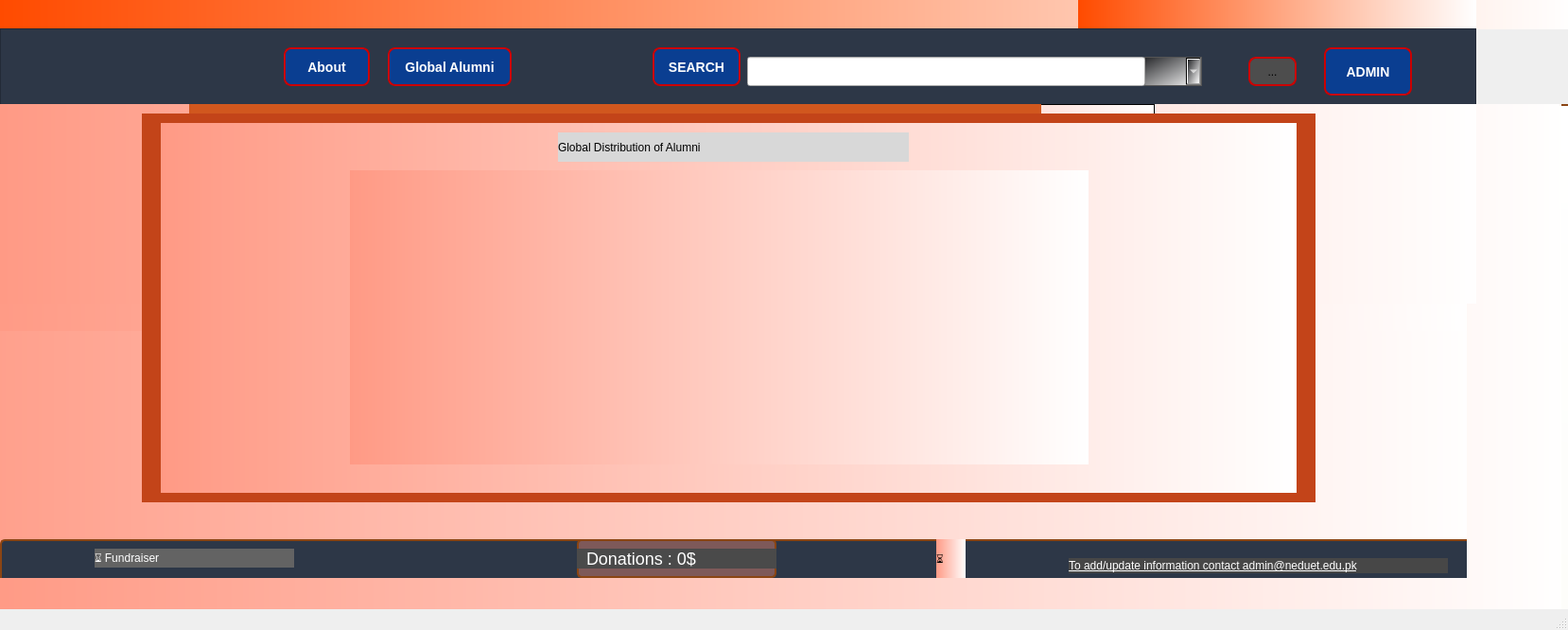
<?xml version="1.0" encoding="UTF-8"?>
<ui version="4.0">
 <class>MainWindow</class>
 <widget class="QMainWindow" name="MainWindow">
  <property name="geometry">
   <rect>
    <x>0</x>
    <y>0</y>
    <width>1658</width>
    <height>666</height>
   </rect>
  </property>
  <property name="windowTitle">
   <string>MainWindow</string>
  </property>
  <property name="autoFillBackground">
   <bool>false</bool>
  </property>
  <property name="styleSheet">
   <string notr="true">QMainWindow {
    background: qlineargradient(x1: 0, y1: 0, x2: 1, y2: 1,
                                stop: 0 #FFF8DC, stop: 1 #F5DEB3);
}</string>
  </property>
  <widget class="QWidget" name="centralwidget">
   <widget class="QFrame" name="frame_2">
    <property name="geometry">
     <rect>
      <x>-10</x>
      <y>110</y>
      <width>1731</width>
      <height>1011</height>
     </rect>
    </property>
    <property name="styleSheet">
     <string notr="true">QWidget#frame_2 {;
	
	background-color: qconicalgradient(cx:0.005, cy:0, angle:0, stop:0 rgba(226, 227, 193, 255), stop:1 rgba(255, 255, 255, 255));
    /* Solid color (creme) */
    border: 2px solid #8B4513; /* Border color and width */
    border-radius: 5px; /* Rounded corners */
}</string>
    </property>
    <property name="frameShape">
     <enum>QFrame::Shape::StyledPanel</enum>
    </property>
    <property name="frameShadow">
     <enum>QFrame::Shadow::Raised</enum>
    </property>
    <widget class="QWidget" name="widget_4" native="true">
     <property name="geometry">
      <rect>
       <x>0</x>
       <y>0</y>
       <width>1661</width>
       <height>591</height>
      </rect>
     </property>
     <property name="styleSheet">
      <string notr="true">background-color: qlineargradient(spread:pad, x1:0, y1:1, x2:1, y2:1, stop:0 rgba(255, 154, 133, 255), stop:1 rgba(255, 255, 255, 255));</string>
     </property>
     <widget class="QListWidget" name="listWidget">
      <property name="geometry">
       <rect>
        <x>800</x>
        <y>0</y>
        <width>431</width>
        <height>192</height>
       </rect>
      </property>
     </widget>
     <widget class="QWidget" name="widget_5" native="true">
      <property name="geometry">
       <rect>
        <x>0</x>
        <y>210</y>
        <width>1561</width>
        <height>291</height>
       </rect>
      </property>
      <widget class="QFrame" name="frame_3">
       <property name="geometry">
        <rect>
         <x>10</x>
         <y>250</y>
         <width>1561</width>
         <height>111</height>
        </rect>
       </property>
       <property name="styleSheet">
        <string notr="true">QWidget#frame_3 {
     /* Solid color (creme) */
	background-color: #2D3747;
    border: 2px solid #8B4513; /* Border color and width */
    border-radius: 5px; }/* Rounded corners */
</string>
       </property>
       <property name="frameShape">
        <enum>QFrame::Shape::StyledPanel</enum>
       </property>
       <property name="frameShadow">
        <enum>QFrame::Shadow::Raised</enum>
       </property>
       <widget class="QLabel" name="label_6">
        <property name="geometry">
         <rect>
          <x>990</x>
          <y>0</y>
          <width>31</width>
          <height>41</height>
         </rect>
        </property>
        <property name="styleSheet">
         <string notr="true">QLabel{font: 18pt &quot;Segoe UI&quot;};
background-color: rgb(75, 75, 75);</string>
        </property>
        <property name="text">
         <string>⏳</string>
        </property>
       </widget>
       <widget class="QLabel" name="label_7">
        <property name="geometry">
         <rect>
          <x>100</x>
          <y>10</y>
          <width>211</width>
          <height>20</height>
         </rect>
        </property>
        <property name="styleSheet">
         <string notr="true">QLabel#label_7 {
	background-color: rgb(99, 99, 99);
	
	font: 16pt &quot;Stencil&quot;;
	
	
    
    color: white; /* Text color */
}
</string>
        </property>
        <property name="text">
         <string>⌛ Fundraiser</string>
        </property>
       </widget>
       <widget class="QWidget" name="widget" native="true">
        <property name="geometry">
         <rect>
          <x>610</x>
          <y>0</y>
          <width>211</width>
          <height>41</height>
         </rect>
        </property>
        <property name="styleSheet">
         <string notr="true">QWidget#widget {
    background: #7e5959; /* White background */
    border: 2px solid #8B4513; /* Border color and width */
    border-radius: 5px; /* Rounded corners */
}</string>
        </property>
        <widget class="QLabel" name="label_8">
         <property name="geometry">
          <rect>
           <x>0</x>
           <y>10</y>
           <width>211</width>
           <height>21</height>
          </rect>
         </property>
         <property name="styleSheet">
          <string notr="true">QLabel#label_8 {
	background-color: rgb(74, 74, 74);
	font: 700 18pt &quot;Source Code Pro&quot;;
    font-size: 18px; /* Font size */
    color: white; /* Text color */
}</string>
         </property>
         <property name="text">
          <string>  Donations : 0$</string>
         </property>
        </widget>
       </widget>
       <widget class="QLabel" name="label_3">
        <property name="geometry">
         <rect>
          <x>1130</x>
          <y>20</y>
          <width>401</width>
          <height>16</height>
         </rect>
        </property>
        <property name="styleSheet">
         <string notr="true">color: rgb(255, 255, 255);
background-color: rgb(71, 71, 71);
text-decoration: underline;
font: 9pt &quot;Segoe UI&quot;;</string>
        </property>
        <property name="text">
         <string>To add/update information contact admin@neduet.edu.pk</string>
        </property>
       </widget>
      </widget>
      <widget class="QLabel" name="label_9">
       <property name="geometry">
        <rect>
         <x>-90</x>
         <y>30</y>
         <width>1661</width>
         <height>221</height>
        </rect>
       </property>
       <property name="text">
        <string/>
       </property>
       <property name="pixmap">
        <pixmap>image.png</pixmap>
       </property>
       <property name="scaledContents">
        <bool>true</bool>
       </property>
      </widget>
      <zorder>label_9</zorder>
      <zorder>frame_3</zorder>
     </widget>
     <widget class="QLabel" name="imagelabel1">
      <property name="geometry">
       <rect>
        <x>10</x>
        <y>0</y>
        <width>1561</width>
        <height>211</height>
       </rect>
      </property>
      <property name="text">
       <string/>
      </property>
      <property name="pixmap">
       <pixmap>image-1-.png</pixmap>
      </property>
      <property name="scaledContents">
       <bool>true</bool>
      </property>
     </widget>
     <widget class="QWidget" name="widget_3" native="true">
      <property name="geometry">
       <rect>
        <x>210</x>
        <y>0</y>
        <width>901</width>
        <height>371</height>
       </rect>
      </property>
      <property name="styleSheet">
       <string notr="true">background-color: rgb(209, 87, 30);</string>
      </property>
      <widget class="QLabel" name="label_10">
       <property name="geometry">
        <rect>
         <x>10</x>
         <y>10</y>
         <width>881</width>
         <height>351</height>
        </rect>
       </property>
       <property name="styleSheet">
        <string notr="true">background-color: qlineargradient(spread:pad, x1:0, y1:1, x2:1, y2:1, stop:0 rgba(255, 154, 133, 255), stop:1 rgba(255, 255, 255, 255));
font: 11pt &quot;Segoe UI&quot;;</string>
       </property>
       <property name="text">
        <string>&lt;html&gt;&lt;head/&gt;&lt;body&gt;&lt;p align=&quot;center&quot;&gt;&lt;span style=&quot; font-family:'Verdana'; font-weight:700; color:#4c4c4c; background-color:#f0eee4;&quot;&gt;Introduction:&lt;/span&gt;&lt;/p&gt;&lt;p align=&quot;center&quot;&gt;&lt;span style=&quot; font-family:'arial'; color:#4c4c4c; background-color:#f0eee4;&quot;&gt;The NED University Alumni Network (NEDAN) was formed in 2004 as a network for encouraging the&lt;br/&gt;promotion of alumni related activities.This forum enables graduates of the former College as well &lt;br/&gt;as of the University to initiate their support and activities related to student welfare academics and&lt;br/&gt;research. The NEDIAN activities have since been extended to focus on alumni relations and their&lt;br/&gt;efforts in thesupport ofthe University. Alumni interest and goodwill has been encouraged throughout,&lt;br/&gt;thus resulting in the development of intellectual and emotional ties between the members and their&lt;br/&gt;University. However, the present setup now requires to be formalized and strengthened in order to&lt;br/&gt;ensure the success of the activities of alumni in different parts of the world, and specifically in the&lt;br/&gt;Western region&lt;/span&gt;&lt;/p&gt;&lt;p align=&quot;center&quot;&gt;&lt;span style=&quot; font-family:'arial'; color:#4c4c4c; background-color:#f0eee4;&quot;&gt;The Alumni Office working directly under the supervision of the Pro-Vice Chancellor will provide a&lt;br/&gt;range of benefits and services to the alumni;while also serving as a means to facilitate and enhance&lt;br/&gt;the interactions among the alumni. The Office intends to bring all Alumni activities under one&lt;br/&gt;umbrella by expanding its scope to all former students and individuals associated with the NED&lt;br/&gt;University/College and connecting them with the aim of ensuring and enabling the promotion of effective &lt;br/&gt;relationships amongst its members.&lt;/span&gt;&lt;/p&gt;&lt;/body&gt;&lt;/html&gt;</string>
       </property>
      </widget>
     </widget>
     <widget class="QWidget" name="widget_6" native="true">
      <property name="geometry">
       <rect>
        <x>160</x>
        <y>10</y>
        <width>1241</width>
        <height>411</height>
       </rect>
      </property>
      <property name="styleSheet">
       <string notr="true">background-color: rgb(195, 68, 25);</string>
      </property>
      <widget class="QWidget" name="widget_7" native="true">
       <property name="geometry">
        <rect>
         <x>20</x>
         <y>10</y>
         <width>1201</width>
         <height>391</height>
        </rect>
       </property>
       <property name="styleSheet">
        <string notr="true">background-color: qlineargradient(spread:pad, x1:0, y1:1, x2:1, y2:1, stop:0 rgba(255, 154, 133, 255), stop:1 rgba(255, 255, 255, 255));</string>
       </property>
       <widget class="QLabel" name="label">
        <property name="geometry">
         <rect>
          <x>200</x>
          <y>50</y>
          <width>781</width>
          <height>311</height>
         </rect>
        </property>
        <property name="text">
         <string/>
        </property>
        <property name="pixmap">
         <pixmap>map2.jpg</pixmap>
        </property>
        <property name="scaledContents">
         <bool>true</bool>
        </property>
       </widget>
       <widget class="QLabel" name="label_11">
        <property name="geometry">
         <rect>
          <x>420</x>
          <y>10</y>
          <width>371</width>
          <height>31</height>
         </rect>
        </property>
        <property name="styleSheet">
         <string notr="true">background-color: rgb(216, 216, 216);
font: 600 16pt &quot;Segoe UI&quot;;</string>
        </property>
        <property name="text">
         <string>Global Distribution of Alumni</string>
        </property>
       </widget>
      </widget>
     </widget>
     <zorder>widget_5</zorder>
     <zorder>imagelabel1</zorder>
     <zorder>listWidget</zorder>
     <zorder>widget_3</zorder>
     <zorder>widget_6</zorder>
    </widget>
   </widget>
   <widget class="QWidget" name="widget_2" native="true">
    <property name="geometry">
     <rect>
      <x>0</x>
      <y>0</y>
      <width>1661</width>
      <height>31</height>
     </rect>
    </property>
    <property name="styleSheet">
     <string notr="true">background-color: qlineargradient(spread:pad, x1:0, y1:1, x2:1, y2:1, stop:0 rgba(255, 75, 0, 255), stop:1 rgba(255, 255, 255, 255));


</string>
    </property>
    <widget class="QLabel" name="label_5">
     <property name="geometry">
      <rect>
       <x>1140</x>
       <y>0</y>
       <width>421</width>
       <height>31</height>
      </rect>
     </property>
     <property name="text">
      <string/>
     </property>
     <property name="pixmap">
      <pixmap>orange.jpg</pixmap>
     </property>
    </widget>
   </widget>
   <widget class="QFrame" name="frame">
    <property name="geometry">
     <rect>
      <x>0</x>
      <y>30</y>
      <width>1561</width>
      <height>81</height>
     </rect>
    </property>
    <property name="styleSheet">
     <string notr="true">QWidget#frame {
	background-color:#2D3747;

    ; /* Solid color (creme) */
/* Rounded corners */
}
</string>
    </property>
    <property name="frameShape">
     <enum>QFrame::Shape::StyledPanel</enum>
    </property>
    <property name="frameShadow">
     <enum>QFrame::Shadow::Raised</enum>
    </property>
    <widget class="QLabel" name="label_2">
     <property name="geometry">
      <rect>
       <x>20</x>
       <y>0</y>
       <width>81</width>
       <height>81</height>
      </rect>
     </property>
     <property name="text">
      <string/>
     </property>
     <property name="pixmap">
      <pixmap>ned logo.jpg</pixmap>
     </property>
     <property name="scaledContents">
      <bool>true</bool>
     </property>
     <property name="alignment">
      <set>Qt::AlignmentFlag::AlignLeading|Qt::AlignmentFlag::AlignLeft|Qt::AlignmentFlag::AlignTop</set>
     </property>
    </widget>
    <widget class="QPushButton" name="adminButton">
     <property name="geometry">
      <rect>
       <x>1400</x>
       <y>20</y>
       <width>93</width>
       <height>51</height>
      </rect>
     </property>
     <property name="styleSheet">
      <string notr="true">QPushButton {
    font: bold 14px;
    padding: 10px;
    /* Bright Red */
	background-color: rgb(10, 62, 145);
    color: white;
    border: 2px solid #CC0000;
    border-radius: 8px;
}
QPushButton:hover {
    background-color: #FF4C4C;  /* Lighter on hover */
}
</string>
     </property>
     <property name="text">
      <string>ADMIN</string>
     </property>
    </widget>
    <widget class="QLabel" name="label_4">
     <property name="geometry">
      <rect>
       <x>20</x>
       <y>0</y>
       <width>271</width>
       <height>81</height>
      </rect>
     </property>
     <property name="text">
      <string/>
     </property>
     <property name="pixmap">
      <pixmap>grey.jpeg</pixmap>
     </property>
    </widget>
    <widget class="QToolButton" name="toolButton">
     <property name="geometry">
      <rect>
       <x>1320</x>
       <y>30</y>
       <width>51</width>
       <height>31</height>
      </rect>
     </property>
     <property name="toolTip">
      <string>Click to search </string>
     </property>
     <property name="styleSheet">
      <string notr="true">QToolButton {
 
	
    background-color: rgb(77, 77, 77);/* Bright Red */

    border: 2px solid  #CC0000;
    border-radius: 8px;
}
QToolButton:hover {
    background-color: #FF4C4C;  /* Lighter on hover */
}
</string>
     </property>
     <property name="text">
      <string>...</string>
     </property>
     <property name="icon">
      <iconset resource="Resources.qrc">
       <normaloff>:/images/magnifier.png</normaloff>:/images/magnifier.png</iconset>
     </property>
    </widget>
    <widget class="QToolButton" name="toolButton_2">
     <property name="geometry">
      <rect>
       <x>300</x>
       <y>20</y>
       <width>91</width>
       <height>41</height>
      </rect>
     </property>
     <property name="styleSheet">
      <string notr="true">QToolButton {
    font: bold 14px;
    padding: 10px;
    background-color:rgb(10, 62, 145);  /* Bright Red */
    color: white;
    border: 2px solid #CC0000;
    border-radius: 8px;
}
QToolButton:hover {
    background-color: #FF4C4C;  /* Lighter on hover */
}
</string>
     </property>
     <property name="text">
      <string>About</string>
     </property>
    </widget>
    <widget class="QToolButton" name="toolButton_3">
     <property name="geometry">
      <rect>
       <x>410</x>
       <y>20</y>
       <width>131</width>
       <height>41</height>
      </rect>
     </property>
     <property name="styleSheet">
      <string notr="true">QToolButton {
    font: bold 14px;
    padding: 10px;
    background-color: rgb(10, 62, 145);/* Bright Red */
    color: white;
    border: 2px solid #CC0000;
    border-radius: 8px;
}
QToolButton:hover {
    background-color: #FF4C4C;  /* Lighter on hover */
}
</string>
     </property>
     <property name="text">
      <string>Global Alumni</string>
     </property>
    </widget>
    <widget class="QPushButton" name="searchButton">
     <property name="geometry">
      <rect>
       <x>690</x>
       <y>20</y>
       <width>93</width>
       <height>41</height>
      </rect>
     </property>
     <property name="styleSheet">
      <string notr="true">QPushButton {
    font: bold 14px;
    padding: 10px;
    /* Bright Red */
	background-color: rgb(10, 62, 145);
    color: white;
    border: 2px solid #CC0000;
    border-radius: 8px;
}
QPushButton:hover {
    background-color: #FF4C4C;  /* Lighter on hover */
}
</string>
     </property>
     <property name="text">
      <string>SEARCH</string>
     </property>
    </widget>
    <widget class="QComboBox" name="comboBox">
     <property name="geometry">
      <rect>
       <x>1210</x>
       <y>30</y>
       <width>61</width>
       <height>31</height>
      </rect>
     </property>
     <property name="styleSheet">
      <string notr="true">QComboBox{
    background-color:qlineargradient(spread:repeat, x1:0, y1:0, x2:1, y2:1, stop:0 rgba(37, 38, 41, 255), stop:1 rgba(255, 255, 255, 255)); /* Dark blue background */
    color: white;              /* White text */
    border: 1px solid #555;    /* Border color */
}
</string>
     </property>
    </widget>
    <widget class="QLineEdit" name="lineEdit">
     <property name="geometry">
      <rect>
       <x>790</x>
       <y>30</y>
       <width>421</width>
       <height>31</height>
      </rect>
     </property>
     <property name="styleSheet">
      <string notr="true">QLineEdit { display: none; }</string>
     </property>
    </widget>
    <zorder>adminButton</zorder>
    <zorder>label_2</zorder>
    <zorder>label_4</zorder>
    <zorder>toolButton</zorder>
    <zorder>toolButton_2</zorder>
    <zorder>toolButton_3</zorder>
    <zorder>searchButton</zorder>
    <zorder>comboBox</zorder>
    <zorder>lineEdit</zorder>
   </widget>
   <zorder>widget_2</zorder>
   <zorder>frame</zorder>
   <zorder>frame_2</zorder>
  </widget>
  <widget class="QMenuBar" name="menubar">
   <property name="geometry">
    <rect>
     <x>0</x>
     <y>0</y>
     <width>1658</width>
     <height>26</height>
    </rect>
   </property>
  </widget>
  <widget class="QStatusBar" name="statusbar"/>
 </widget>
 <resources>
  <include location="Resources.qrc"/>
 </resources>
 <connections/>
</ui>
